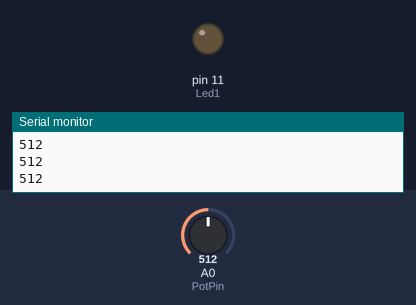
Bench run of a sketch on a simulated Arduino Uno, built with avr-gcc and run on an emulated ATmega328P. Shown: output pins drawn as LEDs (lit = HIGH), the last lines printed to the serial monitor. The inputs (shaded band) are chosen by the test bench; at power-on: A0 (PotPin) = 512.

Above: at 1.2 s.
1.3 s: A0 (PotPin) set to 716
At 1.9 s:
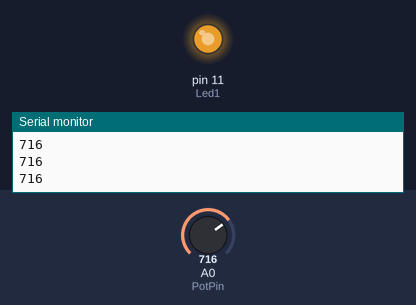
2.8 s: A0 (PotPin) set to 756
At 3.2 s:
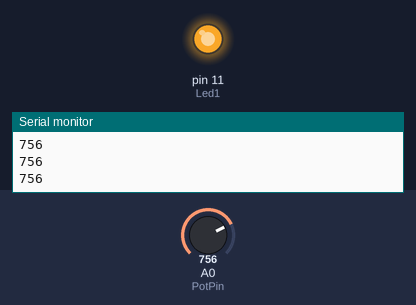
4.3 s: A0 (PotPin) set to 768
At 5.5 s:
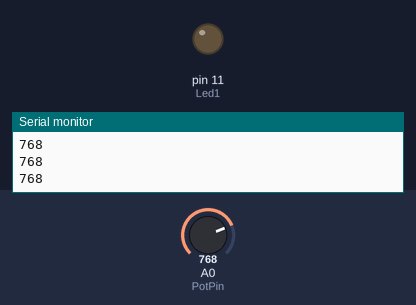
5.8 s: A0 (PotPin) set to 900
At 6.7 s:
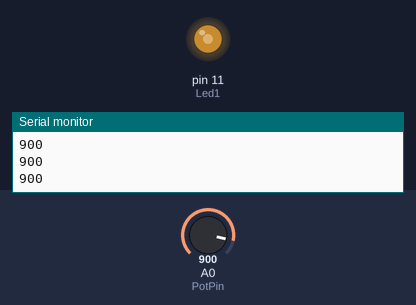
7.3 s: A0 (PotPin) set to 306
At 7.7 s:
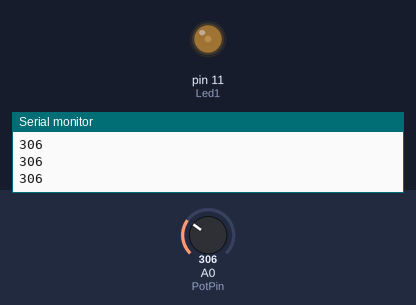
8.8 s: A0 (PotPin) set to 0
At 10.1 s:
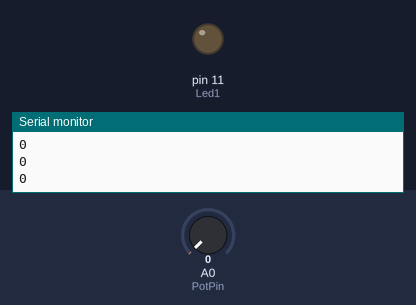
Timing chart, 0 to 11.3 s (numbered marks = the images above; inputs shaded):
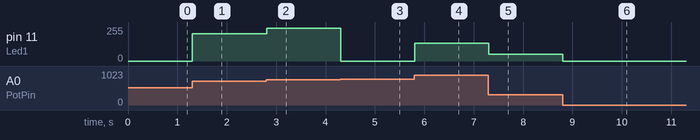

The sketch:

Led_Brightness_Control_5.ino
```cpp
int Led1 =11;
int PotPin = A0;
int PotData;

void setup()
{
  Serial.begin(9600);
  pinMode(Led1,OUTPUT);
  pinMode(PotPin,INPUT);

}

void loop()
{
    PotData = analogRead(PotPin);
    Serial.println(PotData);
    analogWrite(Led1,PotData);

}
```

Measured:
- the behaviour switches between 767 and 768 on A0 (PotPin) (found by bisection; images 2 and 3)
- after the input at 1.3 s, pin 11 (Led1): 0/255 → 204/255 at once
- after the input at 2.8 s, pin 11 (Led1): 204/255 → 244/255 at once
- after the input at 4.3 s, pin 11 (Led1): 244/255 → 0/255 at once
- after the input at 5.8 s, pin 11 (Led1): 0/255 → 132/255 at once
- after the input at 7.3 s, pin 11 (Led1): 132/255 → 50/255 at once
- after the input at 8.8 s, pin 11 (Led1): 50/255 → 0/255 at once
